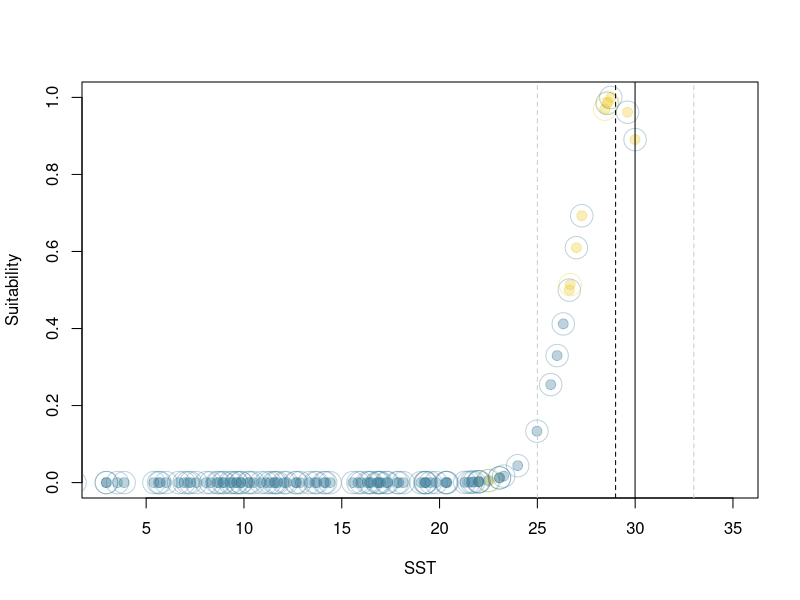

Source code (R):
#' Simulate a virtual species distribution
#'
#' @param x_species mean of the parameter for the species
#' @param xhat_species SD of the parameter for the species
#' @param x_site mean of the parameter for the site (sampling surface)
#' @param xhat_site SD of the parameter for the site (sampling surface)
#' @param site_min the minimum value that the site can have (use a very low value if you want to avoid truncation)
#' @param site_max the maximum value that the site can have (use a very high value if you want to avoid truncation)
#' @param ncells number of cells available for the species
#' @param samp_prob probability of sampling/finding a species where it occurs
#'
#' @return a list with sampled and true occurrence
#' @export
#'
#' @examples
#' sim_results <- sim_species()
#' 
sim_species <- function(x_species = 29, xhat_species = 2,
                        x_site = 28, xhat_site = 8,
                        site_min = 0, site_max = 30,
                        ncells = 100, samp_prob = 0.5){
  
  # We start by creating the surface, i.e. the sites. We assume that the distribution
  # of the sites follow a Gaussian distribution.
  # Because we will truncate this distribution, we produce more cells than requested
  samp_surf <- rnorm(ncells*2, mean = x_site, sd = xhat_site)
  
  # We want to have a truncated distribution. Thus the available temperatures
  # will go up to a certain value, while the species can in fact survive temperatures
  # higher than this threshold.
  samp_surf_const <- samp_surf[samp_surf > site_min & samp_surf < site_max]
  
  # We then sample to have the number of cells expected
  samp_surf_sel <- sample(samp_surf_const, ncells)
  samp_surf_sel <- samp_surf_sel[order(samp_surf_sel)]
  
  # We convert the surface to suitability values based again on a Gaussian distribution
  # with mean = x_species and sd = xhat_species
  suitability <- dnorm(samp_surf_sel, mean = x_species, sd = xhat_species)
  
  # Normalize to 0-1 for better plotting
  suitability <- (suitability - min(suitability)) / (max(suitability) - min(suitability))
  
  # Convert to presence/absence of the species based on binomial distribution, with
  # probability equal to the suitability.
  true_occurrence <- rbinom(length(suitability), size = 1, prob = suitability)
  
  # Sample the occurrence whith binomial probability, simulating a sampling campaign
  sampled_occurrence <- rbinom(length(true_occurrence), size = 1, prob = true_occurrence * samp_prob)
  
  return(list(
    surface = samp_surf_sel,
    surface_suitability = suitability,
    true_occurrence = true_occurrence,
    sampled_occurrence = sampled_occurrence
  ))
  
}


# Our hypothetical species is tropical, with its optimum on 29 degrees.
# We add a SD of 2, such that 95% of the species niche are between
# 25 degrees and 33 degrees (a relatively narrow niche)
sp_mean <- 29
sp_sd <- 2

# For the probability of sampling the species we are leaving the default = 0.5
# We assume that the species is never found in places where it does not occur
# (i.e, we are not assuming any false positives)
sim_results <- sim_species(x_species = sp_mean,
                           xhat_species = sp_sd,
                           x_site = 15, xhat_site = 10)

# Table true occurrence vs sampled
table(true = sim_results$true_occurrence,
      sampled = sim_results$sampled_occurrence)

# Plot
plot(x = sim_results$surface, y = sim_results$surface_suitability,
     col = c("#3B7B9A55", "#EFCC3055")[as.factor(sim_results$true_occurrence)],
     pch = 20, cex = 2, xlab = "SST", ylab = "Suitability",
     xlim = c(3, 35))
points(x = sim_results$surface, y = sim_results$surface_suitability,
     col = c("#3B7B9A55", "#EFCC3055")[as.factor(sim_results$sampled_occurrence)],
     pch = 1, cex = 3)
abline(v = max(sim_results$surface), col = "black")
abline(v = sp_mean, lty = 2, col = "black")
abline(v = c(sp_mean - 2*sp_sd, sp_mean + 2*sp_sd), lty = 2, col = "grey80")
